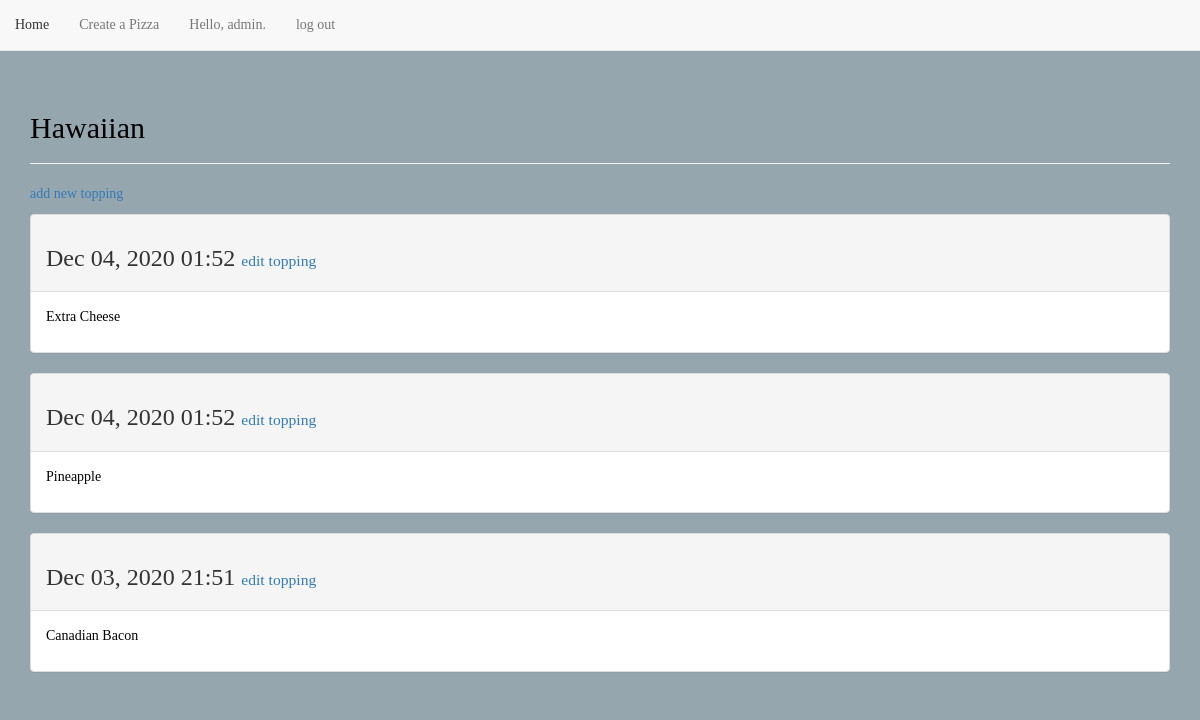
The page /pizzas/6/ (signed in) on the database its author committed.
### pizzas/models.py (models this page shows, shortened)
class Pizza(models.Model):
    text = models.CharField(max_length=200)
    date_added = models.DateTimeField(auto_now_add=True)
    owner = models.ForeignKey(User, on_delete=models.CASCADE)

class Topping(models.Model):
    pizza = models.ForeignKey(Pizza, on_delete=models.CASCADE)
    name = models.TextField()
    date_added = models.DateTimeField(auto_now_add=True)
    class Meta:
        verbose_name_plural = 'toppings'

### pizzas/views.py (the view)
# urls.py: path('pizzas/<int:pizza_id>/',views.pizza,name='pizza'),
@login_required
def pizza(request, pizza_id):
    pizza = Pizza.objects.get(id=pizza_id)
    toppings = pizza.topping_set.order_by('-date_added')
    if pizza.owner != request.user:
        raise Http404
    context = {'pizza':pizza,'toppings':toppings}
    return render(request, 'pizzas/pizza.html',context)

### pizzas/templates/pizzas/pizza.html
{% extends "pizzas/base.html" %}
{% block header %}
    <h2>{{ pizza.text }}</h2>
{% endblock header %}
{% block content %}
<p>
    <a href="{% url 'pizzas:new_topping' pizza.id %}">add new topping</a>
</p>
{% for topping in toppings %}
    <div class="panel panel-default">
        <div class="panel-heading">
            <h3>
                {{ topping.date_added|date:'M d, Y H:i' }}
                <small>
                    <a href="{% url 'pizzas:edit_topping' topping.id %}">edit topping</a>
                </small>
            </h3>
        </div>
        <div class="panel-body">
            {{ topping.name|linebreaks }}
        </div>
    </div>
{% empty %}
    <li>There are no toppings yet.</li>
{% endfor %}
{% endblock content %}

### pizzas/templates/pizzas/base.html (shortened to what this page needs)
{% load bootstrap3 %}
<!DOCTYPE html>
<html lang="en">
    <head>
        {% bootstrap_css %}
    </head>
    <body style="background-color:#96a6af; font-family: merriweather; color:black"">
        <nav class="navbar navbar-default navbar-static-top">
                    <ul class="nav navbar-nav">
                        <li><a href="{% url 'pizzas:index' %}">Home</a></li>
                        <li><a href="{% url 'pizzas:pizzas' %}">Create a Pizza</a></li>
                        {% if user.is_authenticated %}
                            <li><a>Hello, {{ user.username }}.</a></li>
                            <li><a href="{% url 'users:logout' %}">log out</a></li>
                        {% else %}
                            <li><a href="{% url 'users:register' %}">register</a></li>
                            <li><a href="{% url 'users:login' %}">log in</a></li>
                        {% endif %}
                    </ul>
        </nav>
        <div class="container">
            <div class="page-header">
                {% block header %}{% endblock header %}
            </div>
            <div>
                {% block content %}{% endblock content %}
            </div>
        </div>
    </body>
</html>

### rows shown on the page
Pizza: text "Hawaiian"
Topping: date_added "Dec 04, 2020 01:52", name "Extra Cheese"
Topping: date_added "Dec 04, 2020 01:52", name "Pineapple"
Topping: date_added "Dec 03, 2020 21:51", name "Canadian Bacon"

### other values the page prints
{{ user.username }} "admin"
